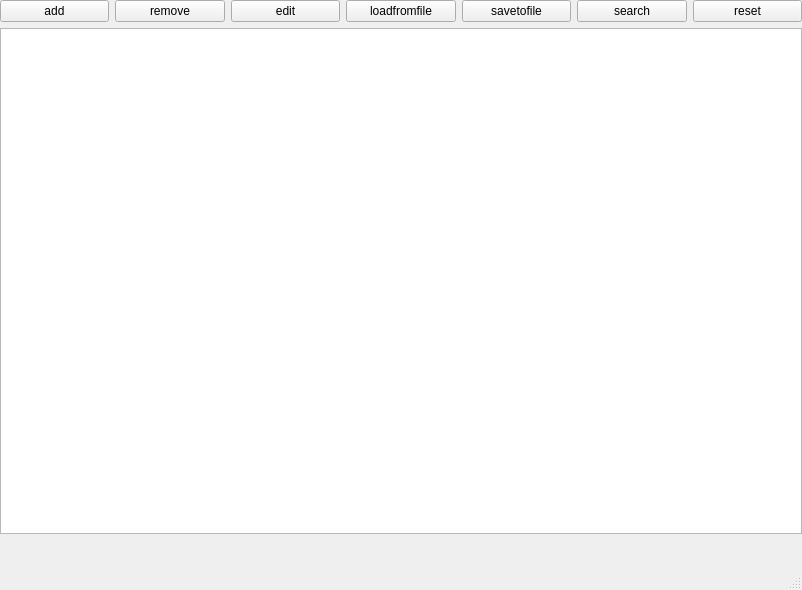
<?xml version="1.0" encoding="UTF-8"?>
<ui version="4.0">
 <class>MainWindow</class>
 <widget class="QMainWindow" name="MainWindow">
  <property name="geometry">
   <rect>
    <x>0</x>
    <y>0</y>
    <width>802</width>
    <height>590</height>
   </rect>
  </property>
  <property name="minimumSize">
   <size>
    <width>400</width>
    <height>300</height>
   </size>
  </property>
  <property name="baseSize">
   <size>
    <width>400</width>
    <height>300</height>
   </size>
  </property>
  <property name="windowTitle">
   <string>MainWindow</string>
  </property>
  <widget class="QWidget" name="centralwidget">
   <widget class="QWidget" name="verticalLayoutWidget_2">
    <property name="geometry">
     <rect>
      <x>0</x>
      <y>0</y>
      <width>802</width>
      <height>534</height>
     </rect>
    </property>
    <layout class="QVBoxLayout" name="verticalLayout_2">
     <item>
      <layout class="QHBoxLayout" name="horizontalLayout">
       <item>
        <widget class="QPushButton" name="btnadd">
         <property name="text">
          <string>add</string>
         </property>
        </widget>
       </item>
       <item>
        <widget class="QPushButton" name="btnrem">
         <property name="text">
          <string>remove</string>
         </property>
        </widget>
       </item>
       <item>
        <widget class="QPushButton" name="btnedit">
         <property name="text">
          <string>edit</string>
         </property>
        </widget>
       </item>
       <item>
        <widget class="QPushButton" name="btnload">
         <property name="text">
          <string>loadfromfile</string>
         </property>
        </widget>
       </item>
       <item>
        <widget class="QPushButton" name="btnsave">
         <property name="text">
          <string>savetofile</string>
         </property>
        </widget>
       </item>
       <item>
        <widget class="QPushButton" name="btnsearch">
         <property name="text">
          <string>search</string>
         </property>
        </widget>
       </item>
       <item>
        <widget class="QPushButton" name="btnreset">
         <property name="text">
          <string>reset</string>
         </property>
        </widget>
       </item>
      </layout>
     </item>
     <item>
      <widget class="QTableWidget" name="tableContacts">
       <property name="minimumSize">
        <size>
         <width>280</width>
         <height>150</height>
        </size>
       </property>
      </widget>
     </item>
    </layout>
   </widget>
  </widget>
  <widget class="QMenuBar" name="menubar">
   <property name="geometry">
    <rect>
     <x>0</x>
     <y>0</y>
     <width>802</width>
     <height>22</height>
    </rect>
   </property>
  </widget>
  <widget class="QStatusBar" name="statusbar"/>
 </widget>
 <resources/>
 <connections/>
</ui>
